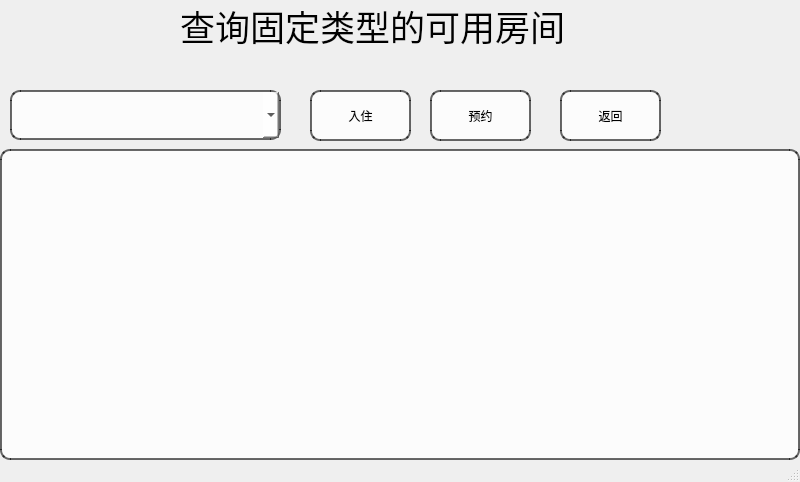
<?xml version="1.0" encoding="UTF-8"?>
<ui version="4.0">
 <class>available_room_list</class>
 <widget class="QMainWindow" name="available_room_list">
  <property name="geometry">
   <rect>
    <x>0</x>
    <y>0</y>
    <width>800</width>
    <height>482</height>
   </rect>
  </property>
  <property name="windowTitle">
   <string>MainWindow</string>
  </property>
  <widget class="QWidget" name="centralwidget">
   <widget class="QTableView" name="tableView">
    <property name="geometry">
     <rect>
      <x>0</x>
      <y>149</y>
      <width>800</width>
      <height>311</height>
     </rect>
    </property>
    <property name="styleSheet">
     <string notr="true">border: 2px solid rgba(0, 0, 0, 150); /* 黑色边框，150为不透明度 */
    background-color: rgba(255, 255, 255, 200); /* 白色背景，200为不透明度 */
    border-radius: 10px; /* 圆角边框 */</string>
    </property>
   </widget>
   <widget class="QComboBox" name="roomtybe">
    <property name="geometry">
     <rect>
      <x>10</x>
      <y>90</y>
      <width>271</width>
      <height>50</height>
     </rect>
    </property>
    <property name="sizePolicy">
     <sizepolicy hsizetype="Minimum" vsizetype="Fixed">
      <horstretch>0</horstretch>
      <verstretch>0</verstretch>
     </sizepolicy>
    </property>
    <property name="minimumSize">
     <size>
      <width>0</width>
      <height>50</height>
     </size>
    </property>
    <property name="styleSheet">
     <string notr="true">border: 2px solid rgba(0, 0, 0, 150); /* 黑色边框，150为不透明度 */
    background-color: rgba(255, 255, 255, 200); /* 白色背景，200为不透明度 */
    border-radius: 10px; /* 圆角边框 */</string>
    </property>
    <property name="editable">
     <bool>true</bool>
    </property>
   </widget>
   <widget class="QPushButton" name="pushButton">
    <property name="geometry">
     <rect>
      <x>310</x>
      <y>90</y>
      <width>101</width>
      <height>51</height>
     </rect>
    </property>
    <property name="styleSheet">
     <string notr="true">border: 2px solid rgba(0, 0, 0, 150); /* 黑色边框，150为不透明度 */
    background-color: rgba(255, 255, 255, 200); /* 白色背景，200为不透明度 */
    border-radius: 10px; /* 圆角边框 */</string>
    </property>
    <property name="text">
     <string>入住</string>
    </property>
   </widget>
   <widget class="QLabel" name="label">
    <property name="geometry">
     <rect>
      <x>180</x>
      <y>-20</y>
      <width>511</width>
      <height>91</height>
     </rect>
    </property>
    <property name="font">
     <font>
      <family>仿宋</family>
      <pointsize>26</pointsize>
     </font>
    </property>
    <property name="text">
     <string>查询固定类型的可用房间</string>
    </property>
   </widget>
   <widget class="QPushButton" name="pushButton_2">
    <property name="geometry">
     <rect>
      <x>430</x>
      <y>90</y>
      <width>101</width>
      <height>51</height>
     </rect>
    </property>
    <property name="styleSheet">
     <string notr="true">border: 2px solid rgba(0, 0, 0, 150); /* 黑色边框，150为不透明度 */
    background-color: rgba(255, 255, 255, 200); /* 白色背景，200为不透明度 */
    border-radius: 10px; /* 圆角边框 */</string>
    </property>
    <property name="text">
     <string>预约</string>
    </property>
   </widget>
   <widget class="QPushButton" name="pushButton_4">
    <property name="geometry">
     <rect>
      <x>560</x>
      <y>90</y>
      <width>101</width>
      <height>51</height>
     </rect>
    </property>
    <property name="styleSheet">
     <string notr="true">border: 2px solid rgba(0, 0, 0, 150); /* 黑色边框，150为不透明度 */
    background-color: rgba(255, 255, 255, 200); /* 白色背景，200为不透明度 */
    border-radius: 10px; /* 圆角边框 */</string>
    </property>
    <property name="text">
     <string>返回</string>
    </property>
   </widget>
  </widget>
  <widget class="QStatusBar" name="statusbar"/>
 </widget>
 <resources/>
 <connections/>
</ui>
